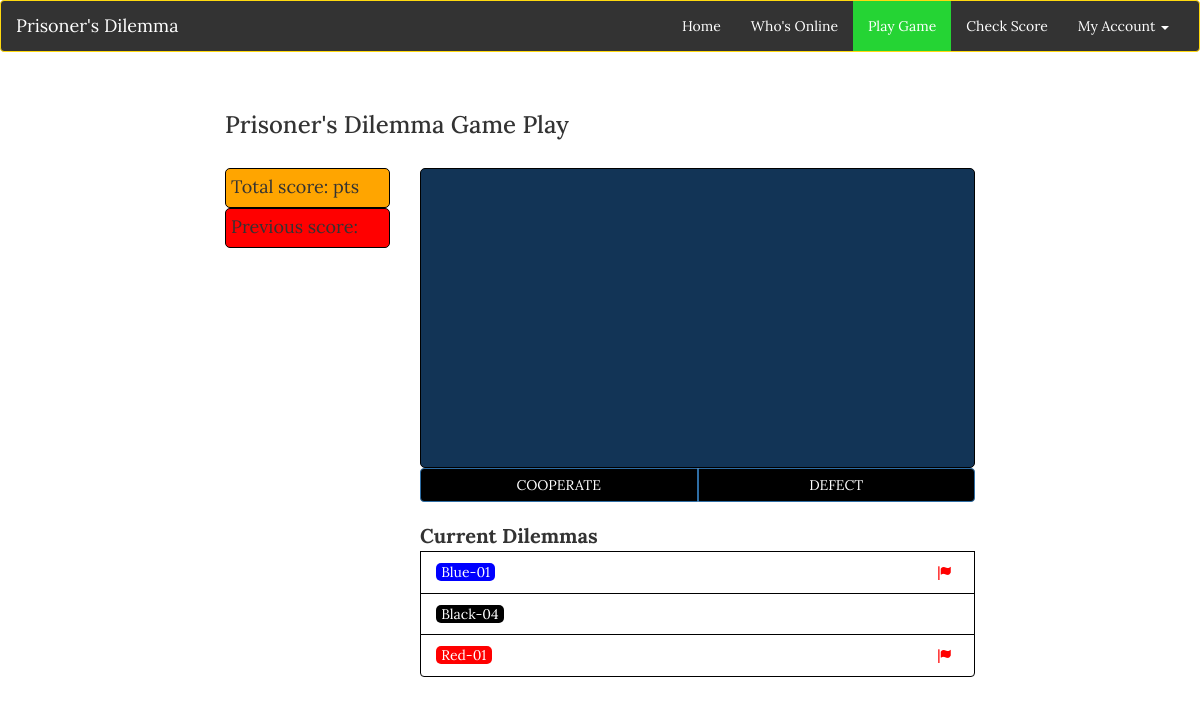
The app's page /playgame.php (signed in), older data.
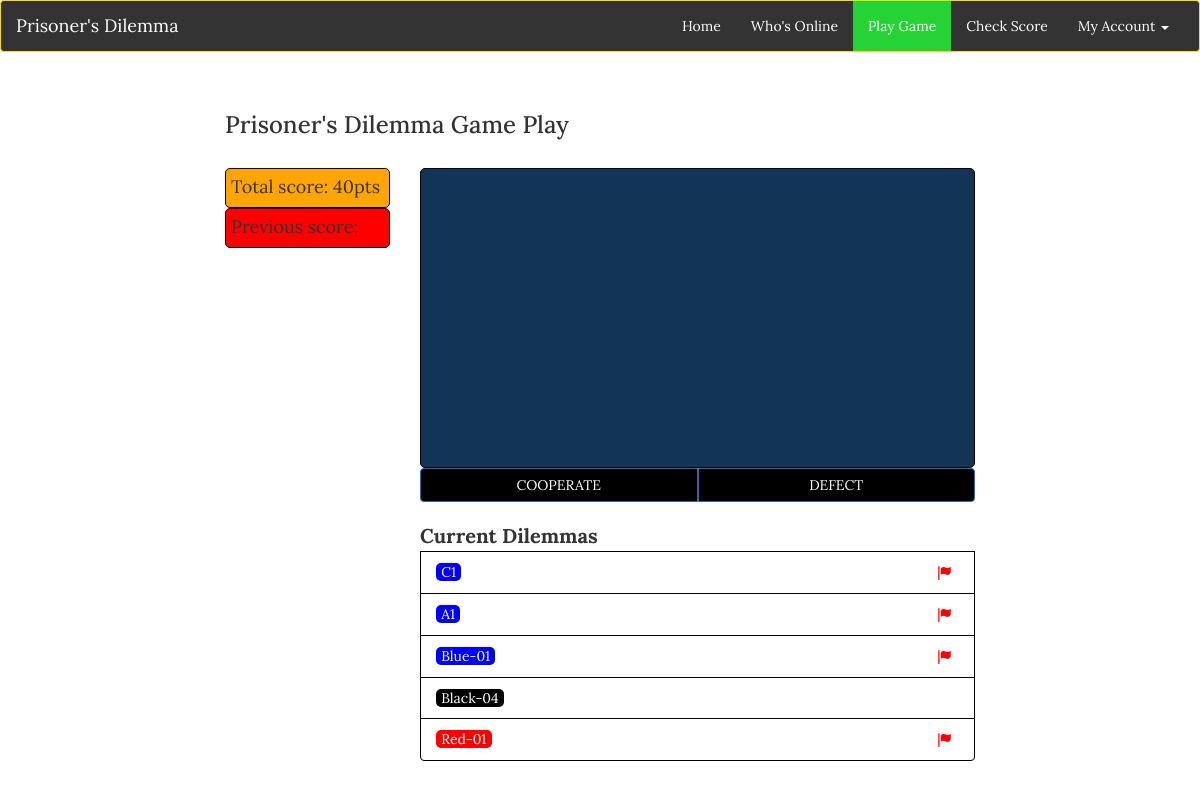
The same page, newer data.
### tables this page shows
CREATE TABLE IF NOT EXISTS `totals` (
  `users_id` int(4) NOT NULL,
  `totalscore` int(4) NOT NULL DEFAULT '0'
);

CREATE TABLE IF NOT EXISTS `dilemmas` (
  `id` int(3) NOT NULL,
  `p1` text NOT NULL,
  `p2` text NOT NULL,
  `p1_choice` int(1) DEFAULT NULL,
  `p2_choice` int(1) DEFAULT NULL,
  `p1_score` int(4) NOT NULL DEFAULT '0',
  `p2_score` int(4) NOT NULL DEFAULT '0',
  `games_per_week` int(2) NOT NULL DEFAULT '10'
);

### session.php (called while the page is built, shortened)
<?php
$mysqli = new mysqli("localhost","root","", "zillionsparks_db");
$user_check=$_SESSION['login_user'];
$result = $mysqli->query("SELECT * from users where usernames='$user_check'");
?>

### functions.php (called while the page is built, shortened)
<?php
	function highscore($users_id)
	{
		$result = $GLOBALS['mysqli']->query("SELECT totalscore FROM totals WHERE users_id=$users_id");
		if ($result)
		{
			$row = $result->fetch_assoc();
			return $row['totalscore'];
		}
		else
		{
			die("Database query failed.");
		}
	}
?>

### playgame.php (the view, shortened to what this page needs)
<!doctype html>
<html>
<head>
	<link rel="stylesheet" href="https://maxcdn.bootstrapcdn.com/bootstrap/3.3.5/css/bootstrap.min.css">
	<link href="css/stylesheet.css" rel="stylesheet">
	<link href="css/custom.css" rel="stylesheet">
</head>
<body>
	<?php
		include('session.php');
		include('functions.php');
	?>
	<header class="navbar navbar-default">
		<div class="container-fluid">
			<div class="navbar-header">
				<a class="navbar-brand" href="index.html">Prisoner's Dilemma</a>
			</div>
			<div class="collapse navbar-collapse" id="collapse">
				<ul class="nav navbar-nav navbar-right">
					<li><a href="index.php">Home</a></li>
					<li><a href="useronline.php">Who's Online</a></li>
					<li class="active"><a href="playgame.html">Play Game</a></li>
					<li><a href="#">Check Score</a></li>
					<li class="dropdown">
						<a href="#" class="dropdown-toggle" data-toggle="dropdown" role="button" aria-haspopup="true" aria-expanded="false">My Account <span class="caret"></span></a>
					</li>
				</ul>
			</div>
		</div>
	</header>
	<div class="container">
		<div class="row">
			<div class="col-xs-12 col-sm-12 col-md-10 col-lg-8 col-xs-offset-0 col-sm-offset-0 col-md-offset-1 col-lg-offset-2 top-margin" >
				<h3>Prisoner's Dilemma Game Play</h3>
				<br/>
				<div class="row">
					<div class="col-sm-3 col-md-3 col-lg-3">
						<div id="totalScore">
							Total score: <?php echo highscore($_SESSION['login_id'])?>pts
						</div>
						<div id="previousScore">
							Previous score:
						</div>
					</div>
					<div class="col-sm-9 col-md-9 col-lg-9">
						<div id="gameScreen">
						</div>
						<div class="btn-group btn-group-justified">
							<div class="btn-group">
								<input type="submit" class="btn btn-primary" name="BtnCop" value="COOPERATE" />
							</div>
							<div class="btn-group">
								<button class="btn btn-primary" name="BtnDef">DEFECT</button>
							</div>
						</div>
						<br/>
						<div class="list-group" id="gameContacts">
							<b>Current Dilemmas</b>
							<?php
								$db = mysqli_connect("localhost", "root", "", "zillionsparks_db");
								$query = "SELECT *";
								$query .= " FROM dilemmas";
								$query .= " WHERE p1 IN (SELECT tag";
								$query .= " FROM teamcode";
								$query .= " WHERE users_id=".$_SESSION['login_id'].")";
								$result=mysqli_query($db, $query);
								if ($result)
								{
									$num_rows = mysqli_num_rows($result);
									$row = $result->fetch_assoc();
									for ($index = 0; $index <  $num_rows; $index++)
									{
										 ?>
										<button type='button' class='list-group-item' id='dilemmas' onclick='recent_game_score(<?php echo $row['p1_score']?>)'>
											<span style='color:white;background-color:blue;border-radius: 5px;padding:0% 1%;'><?php echo $row['p2']?></span>
											<span class='glyphicon glyphicon-flag customBadgeAct'></span>
										</button>
										 <?php
										$row = $result->fetch_assoc();
									}
								}
								$query = "SELECT *";
								$query .= " FROM dilemmas";
								$query .= " WHERE p2 LIKE (SELECT tag";
								$query .= " FROM teamcode";
								$query .= " WHERE users_id=".$_SESSION['login_id'].")";
								$result = mysqli_query($db, $query);
								if ($result)
								{
								$num_rows = mysqli_num_rows($result);
									$row = $result->fetch_assoc();
									for ($index = 0; $index <  $num_rows; $index++)
									{
										 ?>
										<button type='button' class='list-group-item' id='dilemmas' onclick='recent_game_score(<?php echo $row['p2_score']?>)'>
											<span style='color:white;background-color:blue;border-radius: 5px;padding:0% 1%;'><?php echo $row['p1']?></span>
											<span class='glyphicon glyphicon-flag customBadgeAct'></span>
										</button>
										 <?php
										$row = $result->fetch_assoc();
									}
								}
								else
								{
									die("Database query failed.");
								}
							?>
							<button type="button" class="list-group-item" id="dilemmas" onclick="recent_game_score()">
								<span style="color:white;background-color:blue;border-radius: 5px;padding:0% 1%;">Blue-01</span>
								<span class="glyphicon glyphicon-flag customBadgeAct"></span>
							</button>
							<button type="button" class="list-group-item" id="dilemmas">
								<span style="color:white;background-color:black;border-radius: 5px;padding:0% 1%;">Black-04</span>
							</button>
							<button type="button" class="list-group-item" id="dilemmas">
								<span style="color:white;background-color:red;border-radius: 5px;padding:0% 1%;">Red-01</span>
								<span class="glyphicon glyphicon-flag customBadgeAct"></span>
							</button>
						</div>
					</div>
				</div>
			</div>
		</div>
	</div>
</body>
</html>

### css/stylesheet.css (style rules this page uses)
body { font-family: 'Lora', serif; }
.navbar-default { background-color: #DAFFD8; border-color: #e7e7e7; }
.navbar-default .navbar-nav>.active>a, .navbar-default .navbar-nav>.active>a:focus, .navbar-default .navbar-nav>.active>a:hover { color: #FFF; background-color: #25D434; }
.top-margin { margin-top:20px; }
div { border-radius: 5px; }
input { padding-left:10px; }

### css/custom.css (style rules this page uses)
.navbar-default .navbar-brand { color:#fff; }
.navbar-default .navbar-nav>li>a { color:#fff; }
.navbar-default .navbar-collapse, .navbar-default .navbar-form { color:#fff; }
.navbar-default { background-color: #333; border-color: #ffd90f; }
.btn-primary { background-color:black; }
#totalScore { height: 40px; background-color: orange; border: 1px solid black; font-size: 18px; padding: 5px; }
#previousScore { height: 40px; background-color: red; border: 1px solid black; font-size: 18px; padding: 5px; }
#gameScreen { height: 300px; border: 1px solid #000000; background-color: #123456; }
.customBadgeAct { display: inline-block; min-width: 10px; padding: 3px 7px; font-size: 15px; font-weight: 500; line-height: 1; color: #f00; text-align: center; white-space: nowrap; vertical-align: middle; background-color: #fff; border-radius: 10px; float: right; }
#gameContacts { position: relative; left:; top:; }
b { font-size:20px; }
#dilemmas { border: 1px solid black; }

Row changes from the older to the newer data that the page shows:
added totals: totalscore "40"
added dilemmas: p2 "C1", shown under "Prisoner's Dilemma Game Play"
added dilemmas: p1 "A1"
